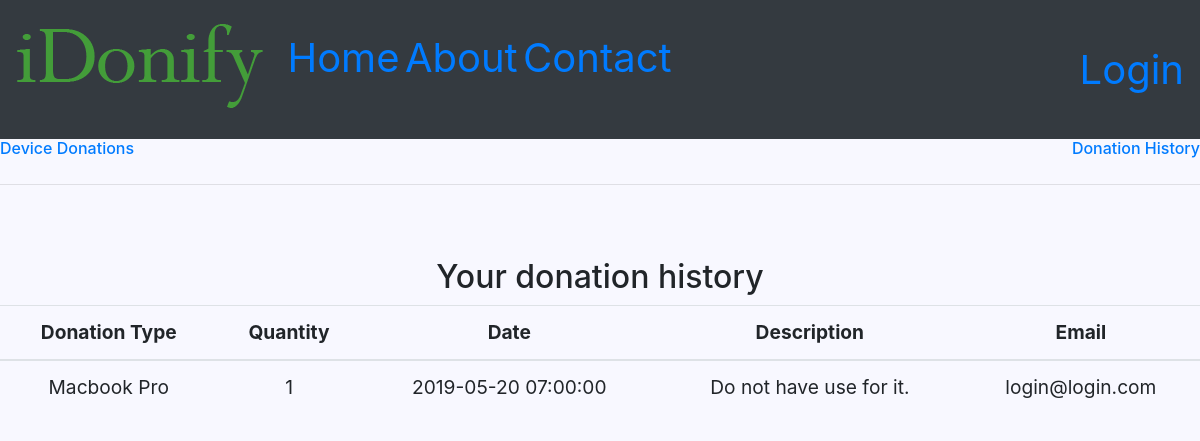
The page /donation_list.php (signed in) on the database its author committed.
### tables this page shows
CREATE TABLE IF NOT EXISTS `donations` (
  `donation_id` int(11) NOT NULL AUTO_INCREMENT,
  `donation_type` varchar(50) NOT NULL,
  `donation_qty` int(10) NOT NULL,
  `donation_date` timestamp NOT NULL DEFAULT CURRENT_TIMESTAMP ON UPDATE CURRENT_TIMESTAMP,
  `donation_description` longtext NOT NULL,
  `donor_email` varchar(100) NOT NULL,
  PRIMARY KEY (`donation_id`)
);

### donation_list.php (the view, shortened to what this page needs)
<?php
	require "header.php";
?>
<!DOCTYPE html>
<html>
<head>
	<link rel="stylesheet" type="text/css" href="style.css">
</head>
<body>
	<div class="head">
		<div style="float: left;"><h6 ><a href="donations.php" style="text-decoration: none;">Device Donations</h6></a></div>
		<div style="float: right;"><a href="donation_list.php" style="text-decoration: none;"><h6>Donation History</h6></a></div>
	</div>
<div class="body">
<br/>
	<hr/>
	<br/><br/>
	<h2 align="center">Your donation history</h2>
	      <table class="table text-center">
            <thead>
                <tr>
                    <th>Donation Type</th>
                    <th>Quantity</th>
                    <th>Date</th>
                    <th>Description</th>
                    <th>Email</th>
                </tr>
            </thead>
            <tbody>
            	<?php
include "db_config.php";
$sql1 =  "SELECT * FROM donations";
    $result = $con->query($sql1);
    while($row=$result->fetch_assoc()){
	 ?>
                <tr>
                    <td><?php echo $row['donation_type']; ?></td>
                    <td><?php echo $row['donation_qty']; ?></td>
                    <td><?php echo $row['donation_date']; ?></td>
                    <td><?php echo $row['donation_description']; ?></td>
                    <td><?php echo $row['donor_email'];} ?></td>
                </tr>
            </tbody>
        </table>
</div>
</body>
</html>

### style.css (style rules this page uses)
* { margin: 0px; padding: 0px; }
body { font-size: 120%; background: #F8F8FF; }

### rows shown on the page
donations: donation_type "Macbook Pro", donation_qty "1", donation_date "2019-05-20 07:00:00", donation_description "Do not have use for it.", donor_email "login@login.com"
